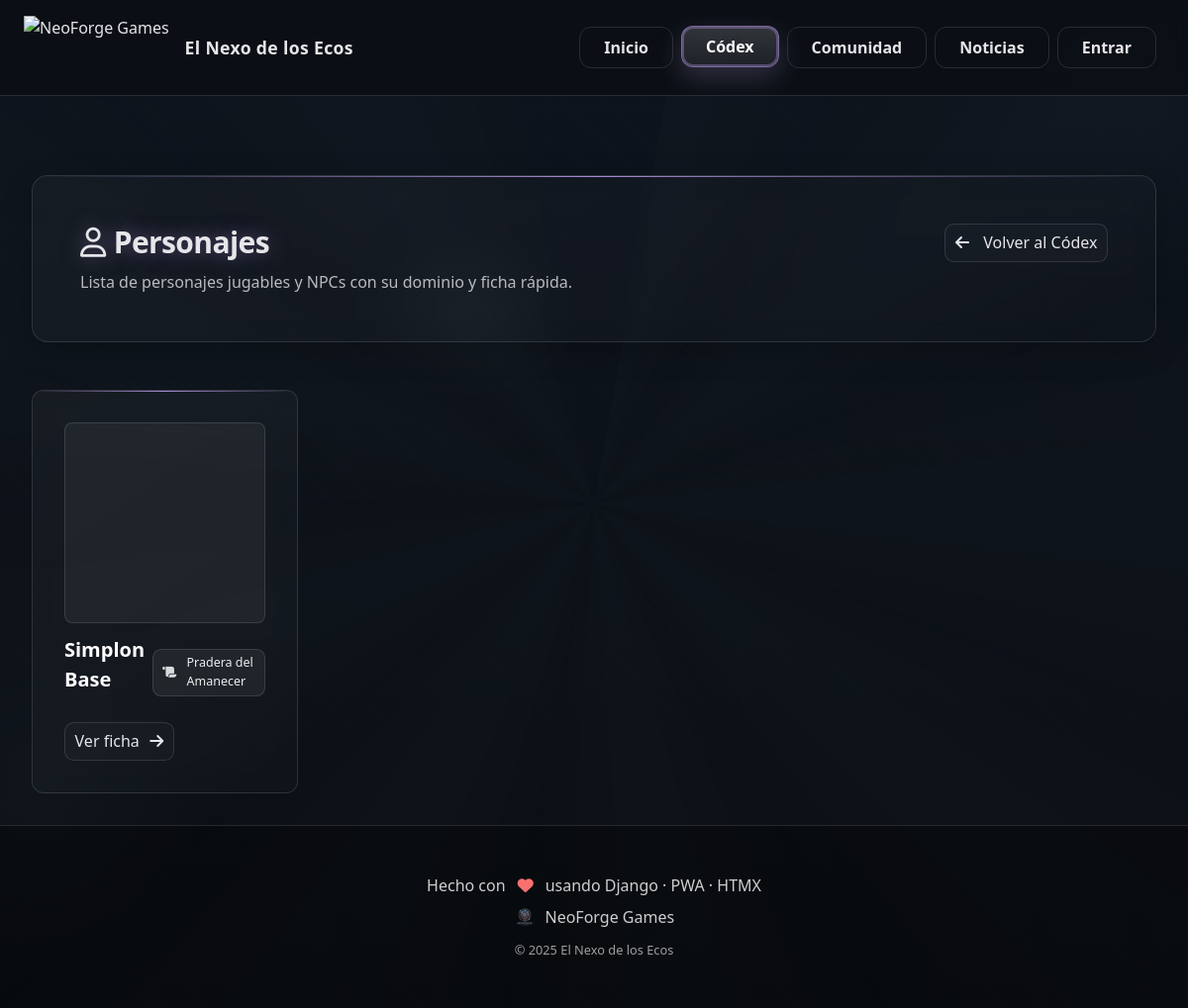
/codex/personajes/, run on an earlier commit of the app's database.
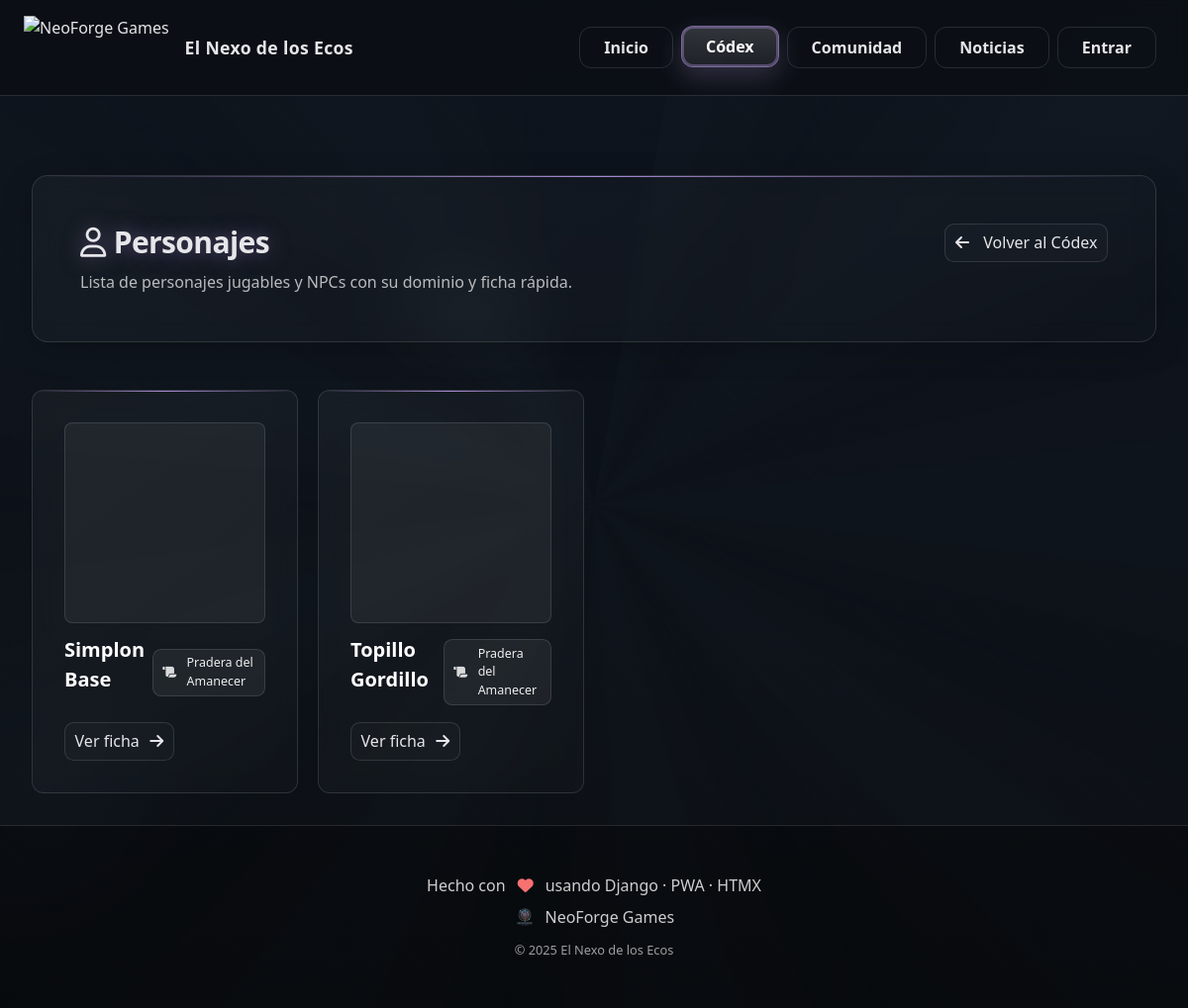
And on a later commit of the database.
### codex/models.py (models this page shows, shortened)
class Character(models.Model):
    name = models.CharField(max_length=120)
    slug = models.SlugField(max_length=160, unique=True)
    role = models.CharField(max_length=120, blank=True, help_text='Clase / rol')
    domain = models.ForeignKey(Domain, on_delete=models.SET_NULL, null=True, blank=True, related_name='characters')
    description = models.TextField(blank=True)
    playable = models.BooleanField(default=False)
    sprite_still = models.ImageField(upload_to=upload_character_image, blank=True, null=True, help_text='Sprite estático')
    sprite_gif = models.FileField(upload_to=upload_character_image, blank=True, null=True, help_text='Animación principal (GIF)')
    sprite_sheet = models.ImageField(upload_to=upload_character_image, blank=True, null=True, help_text='Sprite sheet (opcional)')
    sprite_meta = models.JSONField(blank=True, null=True, help_text='{"frame_w":32,"frame_h":32,"fps":12} (opcional)')
    video_url = models.URLField(blank=True)
    image_full = models.ImageField(upload_to=upload_character_image, blank=True, null=True)
    created = models.DateTimeField(auto_now_add=True)
    class Meta:
        ordering = ['name']
        verbose_name = "Personaje"
        verbose_name_plural = "Personajes"

class Domain(models.Model):
    name = models.CharField(max_length=120)
    slug = models.SlugField(max_length=140, unique=True)
    short_description = models.TextField(blank=True, default="")
    cover_image = models.ImageField(upload_to="codex/domains/", blank=True, null=True)
    banner_image = models.ImageField(upload_to="codex/domains/", blank=True, null=True)
    color = models.CharField(max_length=32, blank=True, default="")      # #hex o var(--*)
    icon = models.CharField(max_length=120, blank=True, default="")       # ej. fa-solid fa-hourglass-half
    video_url = models.URLField(blank=True, null=True)
    order = models.PositiveIntegerField(default=0)
    class Meta:
        ordering = ["order", "name"]

### codex/views.py (the view)
# urls.py: path('personajes/', views.characters_index, name='characters_index'),
def characters_index(request):
    qs = Character.objects.select_related("domain").order_by("name")
    page_obj = Paginator(qs, 18).get_page(request.GET.get("page"))
    return render(request, "codex/characters_index.html", {"page_obj": page_obj})

### templates/codex/characters_index.html (shortened to what this page needs)
{% extends "base.html" %}
{% load static %}
{% block content %}
<section class="section">
  <div class="flex items-center justify-between">
    <h1 class="h1-glow text-2xl md:text-3xl"><i class="fa-regular fa-user mr-2"></i>Personajes</h1>
    <a href="{% url 'codex:index' %}" class="link-soft"><i class="fa-solid fa-arrow-left mr-2"></i>Volver al Códex</a>
  </div>
  <p class="text-white/70 mt-2">Lista de personajes jugables y NPCs con su dominio y ficha rápida.</p>
</section>
<section class="grid md:grid-cols-3 lg:grid-cols-4 gap-5">
  {% for c in page_obj %}
    <article class="card hover:translate-y-[-2px] transition">
      {% if c.portrait %}
        <div style="aspect-ratio:1/1;overflow:hidden;border-radius:.5rem;border:1px solid var(--line)">
          <img src="{{ c.portrait.url }}" alt="{{ c.name }}" style="width:100%;height:100%;object-fit:cover">
        </div>
      {% else %}
        <div style="aspect-ratio:1/1;display:grid;place-items:center;border-radius:.5rem;border:1px solid var(--line);background:rgba(255,255,255,.05)">
        </div>
      {% endif %}
      <header class="mt-3">
        <div class="flex items-center justify-between gap-2">
          <h3 class="card-title">{{ c.name }}</h3>
          {% if c.domain %}
            <span class="chip"><i class="fa-solid fa-scroll mr-1"></i>{{ c.domain.name }}</span>
          {% endif %}
        </div>
      </header>
      <footer class="mt-3 flex items-center justify-between">
        <a class="link-soft" href="{% url 'codex:character_detail' c.slug %}">
          Ver ficha <i class="fa-solid fa-arrow-right ml-1"></i>
        </a>
      </footer>
    </article>
  {% empty %}
    <p class="text-white/70">Aún no hay personajes cargados.</p>
  {% endfor %}
</section>
{% endblock %}

What changed in the data, as far as the page shows it:
added Character: name "Topillo Gordillo", domain.name "Pradera del Amanecer"
